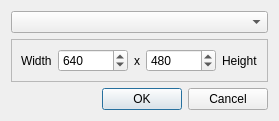
<?xml version="1.0" encoding="UTF-8"?>
<ui version="4.0">
 <class>windowSizeDialog</class>
 <widget class="QDialog" name="windowSizeDialog">
  <property name="geometry">
   <rect>
    <x>0</x>
    <y>0</y>
    <width>267</width>
    <height>113</height>
   </rect>
  </property>
  <property name="windowTitle">
   <string>Enter size of display window</string>
  </property>
  <layout class="QVBoxLayout" name="verticalLayout">
   <item>
    <widget class="QComboBox" name="comboBox"/>
   </item>
   <item>
    <widget class="QFrame" name="frame">
     <property name="frameShape">
      <enum>QFrame::StyledPanel</enum>
     </property>
     <property name="frameShadow">
      <enum>QFrame::Raised</enum>
     </property>
     <layout class="QHBoxLayout" name="horizontalLayout">
      <item>
       <widget class="QLabel" name="label_2">
        <property name="text">
         <string>Width</string>
        </property>
       </widget>
      </item>
      <item>
       <widget class="QSpinBox" name="widthBox">
        <property name="minimumSize">
         <size>
          <width>70</width>
          <height>0</height>
         </size>
        </property>
        <property name="maximum">
         <number>20000</number>
        </property>
        <property name="value">
         <number>640</number>
        </property>
       </widget>
      </item>
      <item>
       <widget class="QLabel" name="label">
        <property name="text">
         <string>x</string>
        </property>
       </widget>
      </item>
      <item>
       <widget class="QSpinBox" name="heightBox">
        <property name="minimumSize">
         <size>
          <width>70</width>
          <height>0</height>
         </size>
        </property>
        <property name="maximum">
         <number>20000</number>
        </property>
        <property name="value">
         <number>480</number>
        </property>
       </widget>
      </item>
      <item>
       <widget class="QLabel" name="label_3">
        <property name="text">
         <string>Height</string>
        </property>
       </widget>
      </item>
     </layout>
    </widget>
   </item>
   <item>
    <widget class="QDialogButtonBox" name="buttonBox">
     <property name="orientation">
      <enum>Qt::Horizontal</enum>
     </property>
     <property name="standardButtons">
      <set>QDialogButtonBox::Cancel|QDialogButtonBox::Ok</set>
     </property>
    </widget>
   </item>
  </layout>
 </widget>
 <resources/>
 <connections>
  <connection>
   <sender>buttonBox</sender>
   <signal>accepted()</signal>
   <receiver>windowSizeDialog</receiver>
   <slot>accept()</slot>
   <hints>
    <hint type="sourcelabel">
     <x>248</x>
     <y>254</y>
    </hint>
    <hint type="destinationlabel">
     <x>157</x>
     <y>274</y>
    </hint>
   </hints>
  </connection>
  <connection>
   <sender>buttonBox</sender>
   <signal>rejected()</signal>
   <receiver>windowSizeDialog</receiver>
   <slot>reject()</slot>
   <hints>
    <hint type="sourcelabel">
     <x>316</x>
     <y>260</y>
    </hint>
    <hint type="destinationlabel">
     <x>286</x>
     <y>274</y>
    </hint>
   </hints>
  </connection>
 </connections>
</ui>
